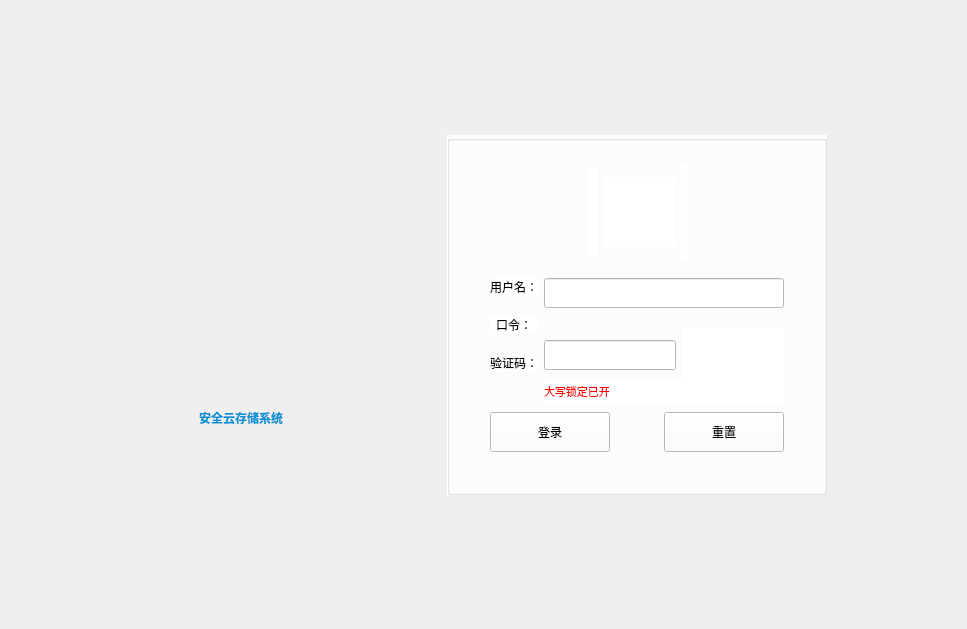
<?xml version="1.0" encoding="UTF-8"?>
<ui version="4.0">
 <class>LoginWidget</class>
 <widget class="QWidget" name="LoginWidget">
  <property name="geometry">
   <rect>
    <x>0</x>
    <y>0</y>
    <width>967</width>
    <height>629</height>
   </rect>
  </property>
  <property name="minimumSize">
   <size>
    <width>967</width>
    <height>629</height>
   </size>
  </property>
  <property name="windowTitle">
   <string>LoginWidget</string>
  </property>
  <property name="windowIcon">
   <iconset resource="../resource.qrc">
    <normaloff>:/pic/resource/img/manager.ico</normaloff>:/pic/resource/img/manager.ico</iconset>
  </property>
  <layout class="QHBoxLayout" name="horizontalLayout_9">
   <item>
    <layout class="QVBoxLayout" name="verticalLayout_9">
     <item>
      <spacer name="verticalSpacer_5">
       <property name="orientation">
        <enum>Qt::Vertical</enum>
       </property>
       <property name="sizeHint" stdset="0">
        <size>
         <width>20</width>
         <height>40</height>
        </size>
       </property>
      </spacer>
     </item>
     <item>
      <layout class="QHBoxLayout" name="horizontalLayout_8">
       <item>
        <spacer name="horizontalSpacer_7">
         <property name="orientation">
          <enum>Qt::Horizontal</enum>
         </property>
         <property name="sizeHint" stdset="0">
          <size>
           <width>40</width>
           <height>20</height>
          </size>
         </property>
        </spacer>
       </item>
       <item>
        <layout class="QHBoxLayout" name="horizontalLayout_7">
         <item>
          <layout class="QHBoxLayout" name="horizontalLayout_4">
           <item>
            <spacer name="horizontalSpacer_2">
             <property name="orientation">
              <enum>Qt::Horizontal</enum>
             </property>
             <property name="sizeHint" stdset="0">
              <size>
               <width>40</width>
               <height>20</height>
              </size>
             </property>
            </spacer>
           </item>
           <item>
            <layout class="QVBoxLayout" name="verticalLayout_7">
             <item>
              <spacer name="verticalSpacer">
               <property name="orientation">
                <enum>Qt::Vertical</enum>
               </property>
               <property name="sizeHint" stdset="0">
                <size>
                 <width>20</width>
                 <height>40</height>
                </size>
               </property>
              </spacer>
             </item>
             <item>
              <layout class="QVBoxLayout" name="verticalLayout_6">
               <item>
                <layout class="QHBoxLayout" name="horizontalLayout_5">
                 <item>
                  <widget class="QLabel" name="label_3">
                   <property name="minimumSize">
                    <size>
                     <width>200</width>
                     <height>200</height>
                    </size>
                   </property>
                   <property name="maximumSize">
                    <size>
                     <width>200</width>
                     <height>200</height>
                    </size>
                   </property>
                   <property name="layoutDirection">
                    <enum>Qt::LeftToRight</enum>
                   </property>
                   <property name="styleSheet">
                    <string notr="true"/>
                   </property>
                   <property name="text">
                    <string/>
                   </property>
                   <property name="pixmap">
                    <pixmap resource="../resource.qrc">:/pic/resource/img/login/logo.png</pixmap>
                   </property>
                   <property name="scaledContents">
                    <bool>true</bool>
                   </property>
                   <property name="alignment">
                    <set>Qt::AlignCenter</set>
                   </property>
                   <property name="openExternalLinks">
                    <bool>false</bool>
                   </property>
                  </widget>
                 </item>
                </layout>
               </item>
               <item>
                <widget class="QLabel" name="label_5">
                 <property name="styleSheet">
                  <string notr="true">
font: 60 36pt &quot;微软雅黑&quot;;</string>
                 </property>
                 <property name="text">
                  <string>&lt;html&gt;&lt;head/&gt;&lt;body&gt;&lt;p&gt;&lt;span style=&quot; font-weight:600; color:#0091d4;&quot;&gt;安全云存储系统&lt;/span&gt;&lt;/p&gt;&lt;/body&gt;&lt;/html&gt;</string>
                 </property>
                 <property name="alignment">
                  <set>Qt::AlignCenter</set>
                 </property>
                </widget>
               </item>
              </layout>
             </item>
             <item>
              <spacer name="verticalSpacer_2">
               <property name="orientation">
                <enum>Qt::Vertical</enum>
               </property>
               <property name="sizeHint" stdset="0">
                <size>
                 <width>20</width>
                 <height>40</height>
                </size>
               </property>
              </spacer>
             </item>
            </layout>
           </item>
           <item>
            <spacer name="horizontalSpacer_3">
             <property name="orientation">
              <enum>Qt::Horizontal</enum>
             </property>
             <property name="sizeHint" stdset="0">
              <size>
               <width>40</width>
               <height>20</height>
              </size>
             </property>
            </spacer>
           </item>
          </layout>
         </item>
         <item>
          <spacer name="horizontalSpacer_11">
           <property name="orientation">
            <enum>Qt::Horizontal</enum>
           </property>
           <property name="sizeHint" stdset="0">
            <size>
             <width>20</width>
             <height>20</height>
            </size>
           </property>
          </spacer>
         </item>
         <item>
          <layout class="QVBoxLayout" name="verticalLayout_8">
           <item>
            <spacer name="verticalSpacer_3">
             <property name="orientation">
              <enum>Qt::Vertical</enum>
             </property>
             <property name="sizeHint" stdset="0">
              <size>
               <width>20</width>
               <height>40</height>
              </size>
             </property>
            </spacer>
           </item>
           <item>
            <layout class="QHBoxLayout" name="horizontalLayout_6">
             <item>
              <spacer name="horizontalSpacer_4">
               <property name="orientation">
                <enum>Qt::Horizontal</enum>
               </property>
               <property name="sizeHint" stdset="0">
                <size>
                 <width>40</width>
                 <height>20</height>
                </size>
               </property>
              </spacer>
             </item>
             <item>
              <widget class="QGroupBox" name="groupbox_login">
               <property name="minimumSize">
                <size>
                 <width>380</width>
                 <height>360</height>
                </size>
               </property>
               <property name="styleSheet">
                <string notr="true">background-color: rgb(255, 255, 255);
font: 14pt &quot;楷体&quot;;
border-color: rgb(189, 189, 189);
selection-background-color: rgb(77, 77, 77);</string>
               </property>
               <property name="title">
                <string/>
               </property>
               <layout class="QVBoxLayout" name="verticalLayout_5">
                <property name="leftMargin">
                 <number>40</number>
                </property>
                <property name="topMargin">
                 <number>25</number>
                </property>
                <property name="rightMargin">
                 <number>40</number>
                </property>
                <property name="bottomMargin">
                 <number>40</number>
                </property>
                <item>
                 <layout class="QVBoxLayout" name="verticalLayout_4">
                  <property name="spacing">
                   <number>20</number>
                  </property>
                  <item>
                   <layout class="QHBoxLayout" name="horizontalLayout_3">
                    <item>
                     <spacer name="horizontalSpacer">
                      <property name="orientation">
                       <enum>Qt::Horizontal</enum>
                      </property>
                      <property name="sizeHint" stdset="0">
                       <size>
                        <width>40</width>
                        <height>20</height>
                       </size>
                      </property>
                     </spacer>
                    </item>
                    <item>
                     <widget class="QLabel" name="label_6">
                      <property name="minimumSize">
                       <size>
                        <width>10</width>
                        <height>0</height>
                       </size>
                      </property>
                      <property name="text">
                       <string/>
                      </property>
                     </widget>
                    </item>
                    <item>
                     <widget class="QLabel" name="head_label">
                      <property name="minimumSize">
                       <size>
                        <width>70</width>
                        <height>70</height>
                       </size>
                      </property>
                      <property name="maximumSize">
                       <size>
                        <width>70</width>
                        <height>70</height>
                       </size>
                      </property>
                      <property name="styleSheet">
                       <string notr="true">background-image: url(:/pic/resource/img/login/user.png);</string>
                      </property>
                      <property name="text">
                       <string/>
                      </property>
                     </widget>
                    </item>
                    <item>
                     <widget class="QLabel" name="label_userstyle">
                      <property name="text">
                       <string/>
                      </property>
                     </widget>
                    </item>
                    <item>
                     <spacer name="horizontalSpacer_5">
                      <property name="orientation">
                       <enum>Qt::Horizontal</enum>
                      </property>
                      <property name="sizeHint" stdset="0">
                       <size>
                        <width>40</width>
                        <height>20</height>
                       </size>
                      </property>
                     </spacer>
                    </item>
                   </layout>
                  </item>
                  <item>
                   <layout class="QVBoxLayout" name="verticalLayout_3">
                    <property name="spacing">
                     <number>0</number>
                    </property>
                    <item>
                     <layout class="QHBoxLayout" name="horizontalLayout">
                      <property name="spacing">
                       <number>6</number>
                      </property>
                      <item>
                       <layout class="QVBoxLayout" name="verticalLayout">
                        <property name="spacing">
                         <number>20</number>
                        </property>
                        <property name="bottomMargin">
                         <number>10</number>
                        </property>
                        <item>
                         <widget class="QLabel" name="label_4">
                          <property name="text">
                           <string>用户名：</string>
                          </property>
                         </widget>
                        </item>
                        <item>
                         <widget class="QLabel" name="label_2">
                          <property name="text">
                           <string>口令：</string>
                          </property>
                          <property name="alignment">
                           <set>Qt::AlignCenter</set>
                          </property>
                         </widget>
                        </item>
                        <item>
                         <widget class="QLabel" name="label_7">
                          <property name="text">
                           <string>验证码：</string>
                          </property>
                         </widget>
                        </item>
                       </layout>
                      </item>
                      <item>
                       <layout class="QVBoxLayout" name="verticalLayout_2">
                        <property name="spacing">
                         <number>20</number>
                        </property>
                        <item>
                         <widget class="QLineEdit" name="lineEdit_username">
                          <property name="enabled">
                           <bool>true</bool>
                          </property>
                          <property name="minimumSize">
                           <size>
                            <width>240</width>
                            <height>30</height>
                           </size>
                          </property>
                         </widget>
                        </item>
                        <item>
                         <layout class="QHBoxLayout" name="lineEdit_password_horizontalLayout"/>
                        </item>
                        <item>
                         <layout class="QHBoxLayout" name="horizontalLayout_11">
                          <property name="spacing">
                           <number>6</number>
                          </property>
                          <property name="topMargin">
                           <number>0</number>
                          </property>
                          <item>
                           <widget class="QLineEdit" name="authcode_lineedit">
                            <property name="enabled">
                             <bool>true</bool>
                            </property>
                            <property name="minimumSize">
                             <size>
                              <width>0</width>
                              <height>30</height>
                             </size>
                            </property>
                           </widget>
                          </item>
                          <item>
                           <widget class="ClickableLabel" name="authcode_label">
                            <property name="minimumSize">
                             <size>
                              <width>102</width>
                              <height>50</height>
                             </size>
                            </property>
                            <property name="text">
                             <string/>
                            </property>
                           </widget>
                          </item>
                         </layout>
                        </item>
                       </layout>
                      </item>
                     </layout>
                    </item>
                    <item>
                     <layout class="QHBoxLayout" name="horizontalLayout_10">
                      <item>
                       <spacer name="horizontalSpacer_9">
                        <property name="orientation">
                         <enum>Qt::Horizontal</enum>
                        </property>
                        <property name="sizeHint" stdset="0">
                         <size>
                          <width>40</width>
                          <height>20</height>
                         </size>
                        </property>
                       </spacer>
                      </item>
                      <item>
                       <widget class="QLabel" name="label_Caps">
                        <property name="minimumSize">
                         <size>
                          <width>240</width>
                          <height>20</height>
                         </size>
                        </property>
                        <property name="text">
                         <string>&lt;html&gt;&lt;head/&gt;&lt;body&gt;&lt;p&gt;&lt;span style=&quot; font-size:8pt; color:#ff0000;&quot;&gt;大写锁定已开&lt;/span&gt;&lt;/p&gt;&lt;/body&gt;&lt;/html&gt;</string>
                        </property>
                       </widget>
                      </item>
                     </layout>
                    </item>
                    <item>
                     <layout class="QHBoxLayout" name="horizontalLayout_2">
                      <property name="topMargin">
                       <number>10</number>
                      </property>
                      <item>
                       <widget class="QPushButton" name="pushButton_Login">
                        <property name="minimumSize">
                         <size>
                          <width>120</width>
                          <height>40</height>
                         </size>
                        </property>
                        <property name="maximumSize">
                         <size>
                          <width>150</width>
                          <height>16777215</height>
                         </size>
                        </property>
                        <property name="text">
                         <string>登录</string>
                        </property>
                       </widget>
                      </item>
                      <item>
                       <spacer name="horizontalSpacer_10">
                        <property name="orientation">
                         <enum>Qt::Horizontal</enum>
                        </property>
                        <property name="sizeHint" stdset="0">
                         <size>
                          <width>40</width>
                          <height>20</height>
                         </size>
                        </property>
                       </spacer>
                      </item>
                      <item>
                       <widget class="QPushButton" name="pushButton">
                        <property name="minimumSize">
                         <size>
                          <width>120</width>
                          <height>40</height>
                         </size>
                        </property>
                        <property name="maximumSize">
                         <size>
                          <width>150</width>
                          <height>16777215</height>
                         </size>
                        </property>
                        <property name="text">
                         <string>重置</string>
                        </property>
                       </widget>
                      </item>
                     </layout>
                    </item>
                   </layout>
                  </item>
                 </layout>
                </item>
               </layout>
              </widget>
             </item>
             <item>
              <spacer name="horizontalSpacer_6">
               <property name="orientation">
                <enum>Qt::Horizontal</enum>
               </property>
               <property name="sizeHint" stdset="0">
                <size>
                 <width>40</width>
                 <height>20</height>
                </size>
               </property>
              </spacer>
             </item>
            </layout>
           </item>
           <item>
            <spacer name="verticalSpacer_4">
             <property name="orientation">
              <enum>Qt::Vertical</enum>
             </property>
             <property name="sizeHint" stdset="0">
              <size>
               <width>20</width>
               <height>40</height>
              </size>
             </property>
            </spacer>
           </item>
          </layout>
         </item>
        </layout>
       </item>
       <item>
        <spacer name="horizontalSpacer_8">
         <property name="orientation">
          <enum>Qt::Horizontal</enum>
         </property>
         <property name="sizeHint" stdset="0">
          <size>
           <width>40</width>
           <height>20</height>
          </size>
         </property>
        </spacer>
       </item>
      </layout>
     </item>
     <item>
      <spacer name="verticalSpacer_6">
       <property name="orientation">
        <enum>Qt::Vertical</enum>
       </property>
       <property name="sizeHint" stdset="0">
        <size>
         <width>20</width>
         <height>40</height>
        </size>
       </property>
      </spacer>
     </item>
    </layout>
   </item>
  </layout>
 </widget>
 <layoutdefault spacing="6" margin="11"/>
 <customwidgets>
  <customwidget>
   <class>ClickableLabel</class>
   <extends>QLabel</extends>
   <header>ClickableLabel.h</header>
  </customwidget>
 </customwidgets>
 <resources>
  <include location="../resource.qrc"/>
 </resources>
 <connections/>
</ui>
